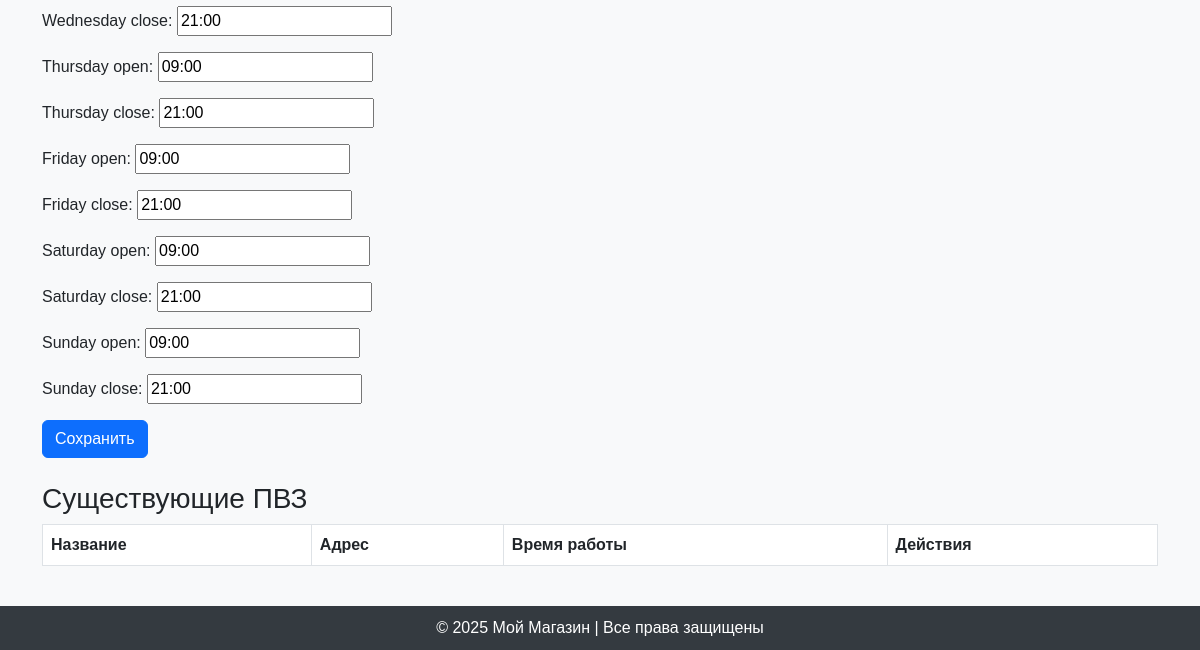
/accounts/add/ (signed in, lower part), run on an earlier commit of the app's database.
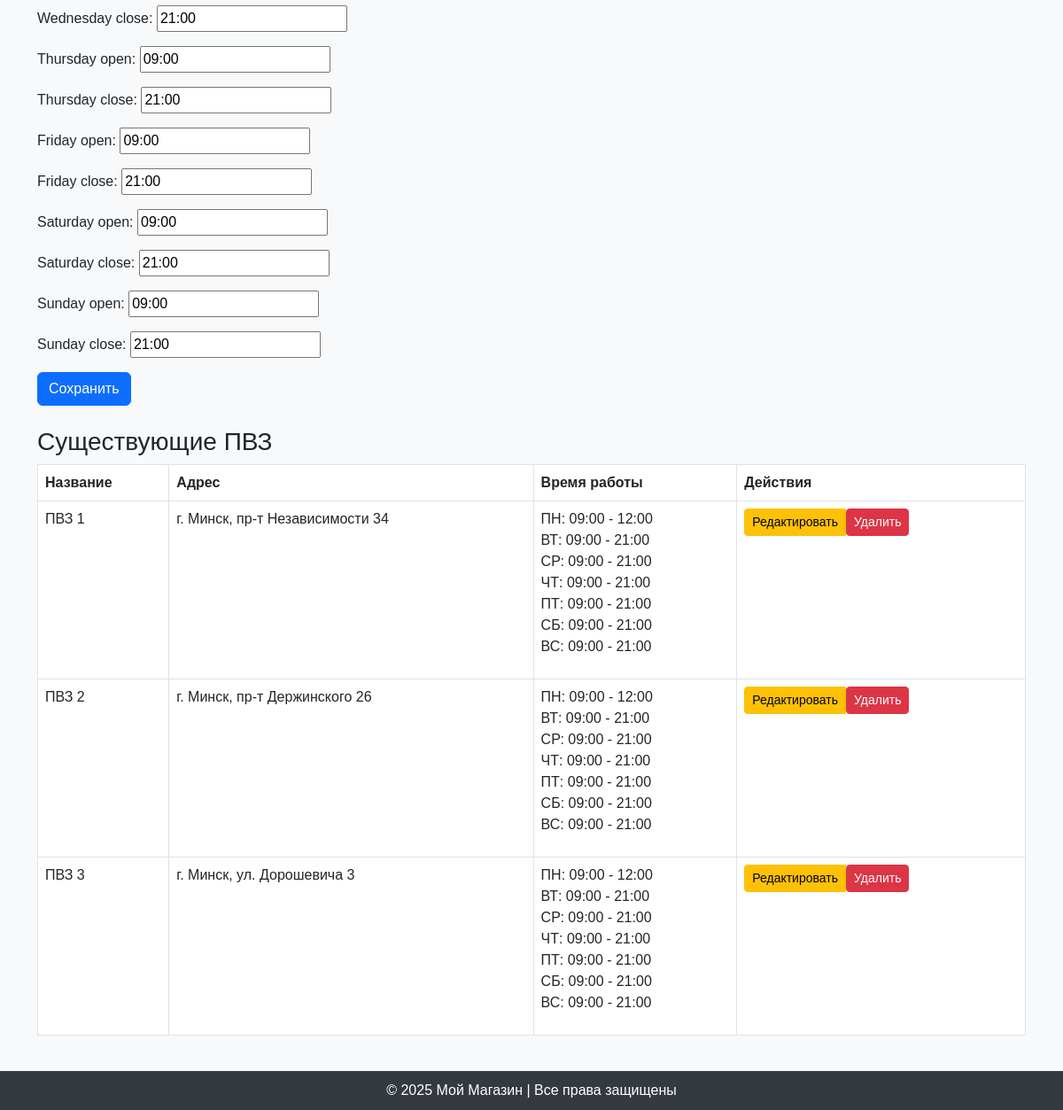
And on a later commit of the database.
### accounts/models.py (models this page shows, shortened)
class PickupPoint(models.Model):
    name = models.CharField(max_length=255)
    address = models.CharField(max_length=255)
    monday_open = models.TimeField(default="09:00:00")
    monday_close = models.TimeField(default="12:00:00")
    tuesday_open = models.TimeField(default="09:00:00")
    tuesday_close = models.TimeField(default="21:00:00")
    wednesday_open = models.TimeField(default="09:00:00")
    wednesday_close = models.TimeField(default="21:00:00")
    thursday_open = models.TimeField(default="09:00:00")
    thursday_close = models.TimeField(default="21:00:00")
    friday_open = models.TimeField(default="09:00:00")
    friday_close = models.TimeField(default="21:00:00")
    saturday_open = models.TimeField(default="09:00:00")
    saturday_close = models.TimeField(default="21:00:00")
    sunday_open = models.TimeField(default="09:00:00")
    sunday_close = models.TimeField(default="21:00:00")

### accounts/views.py (the view)
# urls.py: path('add/', views.add_pickup_point, name='add_pickup_point'),
def add_pickup_point(request):
    pickup_points = PickupPoint.objects.all()
    if request.method == 'POST':
        form = PickupPointForm(request.POST)
        if form.is_valid():
            form.save()
            return redirect('add_pickup_point')  # Перенаправляем на ту же страницу
    else:
        form = PickupPointForm()
    return render(request, 'accounts/add_pickup_point.html', {
        'form': form, 'pickup_points': pickup_points
    })

### accounts/context_processors.py (called while the page is built)
def notification_counter(request):
    if request.user.is_authenticated:
        count = Notification.objects.filter(user=request.user, is_read=False).count()
        return {'unread_notifications_count': count}
    return {}

### templates/accounts/add_pickup_point.html (shortened to what this page needs)
{% extends 'base.html' %}
{% block content %}
<form method="post" class="mb-4">
  {{ form.as_p }}
  <button type="submit" class="btn btn-primary">Сохранить</button>
</form>
<h3>Существующие ПВЗ</h3>
<table class="table table-bordered">
  <thead>
    <tr>
      <th>Название</th>
      <th>Адрес</th>
      <th>Время работы</th>
      <th>Действия</th>
    </tr>
  </thead>
  <tbody>
    {% for pickup_point in pickup_points %}
      <tr>
        <td>{{ pickup_point.name }}</td>
        <td>{{ pickup_point.address }}</td>
        <td>
          <ul class="list-unstyled">
            <li>ПН: {{ pickup_point.monday_open|date:"H:i" }} - {{ pickup_point.monday_close|date:"H:i" }}</li>
            <li>ВТ: {{ pickup_point.tuesday_open|date:"H:i" }} - {{ pickup_point.tuesday_close|date:"H:i" }}</li>
            <li>СР: {{ pickup_point.wednesday_open|date:"H:i" }} - {{ pickup_point.wednesday_close|date:"H:i" }}</li>
            <li>ЧТ: {{ pickup_point.thursday_open|date:"H:i" }} - {{ pickup_point.thursday_close|date:"H:i" }}</li>
            <li>ПТ: {{ pickup_point.friday_open|date:"H:i" }} - {{ pickup_point.friday_close|date:"H:i" }}</li>
            <li>СБ: {{ pickup_point.saturday_open|date:"H:i" }} - {{ pickup_point.saturday_close|date:"H:i" }}</li>
            <li>ВС: {{ pickup_point.sunday_open|date:"H:i" }} - {{ pickup_point.sunday_close|date:"H:i" }}</li>
          </ul>
        </td>
        <td>
          <div class="btn-group">
            <a href="{% url 'edit_pickup_point' pk=pickup_point.pk %}" class="btn btn-warning btn-sm">Редактировать</a>
            <form method="post" action="{% url 'delete_pickup_point' pk=pickup_point.pk %}" class="d-inline" onsubmit="return confirm('Вы уверены, что хотите удалить этот ПВЗ?');">
              <button type="submit" class="btn btn-danger btn-sm">Удалить</button>
            </form>
          </div>
        </td>
      </tr>
    {% endfor %}
  </tbody>
</table>
{% endblock %}

What changed in the data, as far as the page shows it:
added PickupPoint: name "ПВЗ 1", address "г. Минск, пр-т Независимости 34", monday_open "09:00", monday_close "12:00", tuesday_open "09:00", tuesday_close "21:00", wednesday_open "09:00", wednesday_close "21:00", thursday_open "09:00", thursday_close "21:00", friday_open "09:00", friday_close "21:00", saturday_open "09:00", saturday_close "21:00", sunday_open "09:00", sunday_close "21:00"
added PickupPoint: name "ПВЗ 2", address "г. Минск, пр-т Держинского 26", monday_open "09:00", monday_close "12:00", tuesday_open "09:00", tuesday_close "21:00", wednesday_open "09:00", wednesday_close "21:00", thursday_open "09:00", thursday_close "21:00", friday_open "09:00", friday_close "21:00", saturday_open "09:00", saturday_close "21:00", sunday_open "09:00", sunday_close "21:00"
added PickupPoint: name "ПВЗ 3", address "г. Минск, ул. Дорошевича 3", monday_open "09:00", monday_close "12:00", tuesday_open "09:00", tuesday_close "21:00", wednesday_open "09:00", wednesday_close "21:00", thursday_open "09:00", thursday_close "21:00", friday_open "09:00", friday_close "21:00", saturday_open "09:00", saturday_close "21:00", sunday_open "09:00", sunday_close "21:00"
